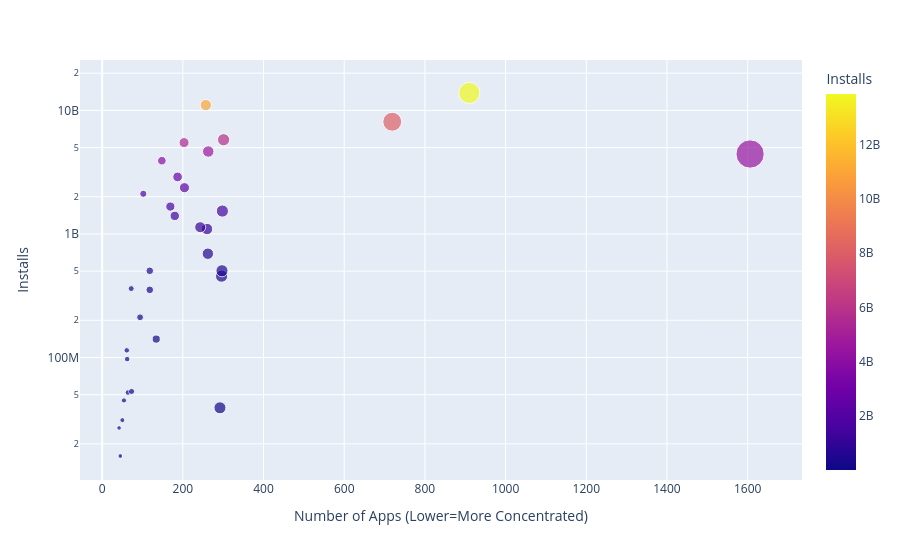

Write notebook code for a chart like this one.
### Markdown cell above
### Category Concentration - Downloads vs. Competition

**Challenge**:

-   First, create a DataFrame that has the number of apps in one column and the number of installs in another:

<img src=https://imgur.com/uQRSlXi.png width="350">

-   Then use the [plotly express examples from the documentation](https://plotly.com/python/line-and-scatter/) alongside the [.scatter() API reference](https://plotly.com/python-api-reference/generated/plotly.express.scatter.html)to create scatter plot that looks like this.

<img src=https://imgur.com/cHsqh6a.png>

_Hint_: Use the size, hover_name and color parameters in .scatter(). To scale the yaxis, call .update_layout() and specify that the yaxis should be on a log-scale like so: yaxis=dict(type='log')

### Code cell
total_installs_with_apps = df_apps_clean.groupby("Category").agg(
    {"App": pd.Series.count, "Installs": pd.Series.sum}
)
total_installs_with_apps.sort_values(["Installs", "App"], ascending=True, inplace=True)
total_installs_with_apps_chart = px.scatter(data_frame=total_installs_with_apps,x="App", y="Installs",color="Installs",size="App",hover_name=total_installs_with_apps.index)
total_installs_with_apps_chart.update_layout(yaxis=dict(type="log"),xaxis_title="Number of Apps (Lower=More Concentrated)",yaxis_title="Installs")

### Figure 1 — Plotly figure (JSON) as saved in the notebook; plotly's stock layout.template omitted (floating-point values rounded to 4 significant figures)
{"data": [{"hovertemplate": "<b>%{hovertext}</b><br><br>App=%{marker.size}<br>Installs=%{marker.color}<extra></extra>", "hovertext": ["EVENTS", "BEAUTY", "PARENTING", "MEDICAL", "COMICS", "LIBRARIES_AND_DEMO", "AUTO_AND_VEHICLES", "HOUSE_AND_HOME", "ART_AND_DESIGN", "DATING", "FOOD_AND_DRINK", "EDUCATION", "WEATHER", "FINANCE", "MAPS_AND_NAVIGATION", "LIFESTYLE", "BUSINESS", "SPORTS", "HEALTH_AND_FITNESS", "SHOPPING", "PERSONALIZATION", "BOOKS_AND_REFERENCE", "ENTERTAINMENT", "NEWS_AND_MAGAZINES", "TRAVEL_AND_LOCAL", "VIDEO_PLAYERS", "FAMILY", "PHOTOGRAPHY", "SOCIAL", "PRODUCTIVITY", "TOOLS", "COMMUNICATION", "GAME"], "legendgroup": "", "marker": {"color": [15949410, 26916200, 31116110, 39162676, 44931100, 52083000, 53129800, 97082000, 114233100, 140912410, 211677750, 352852000, 361096500, 455249400, 503267560, 503611120, 692018120, 1096431465, 1134006220, 1400331540, 1532352930, 1665791655, 2113660000, 2369110650, 2894859300, 3916897200, 4437554490, 4649143130, 5487841475, 5788070180, 8099724500, 11039241530, 13858762717], "coloraxis": "coloraxis", "size": [45, 42, 50, 292, 54, 64, 73, 62, 61, 134, 94, 118, 72, 296, 118, 297, 262, 260, 243, 180, 298, 169, 102, 204, 187, 148, 1606, 263, 203, 301, 719, 257, 910], "sizemode": "area", "sizeref": 4.015, "symbol": "circle"}, "mode": "markers", "name": "", "orientation": "v", "showlegend": false, "type": "scatter", "x": [45, 42, 50, 292, 54, 64, 73, 62, 61, 134, 94, 118, 72, 296, 118, 297, 262, 260, 243, 180, 298, 169, 102, 204, 187, 148, 1606, 263, 203, 301, 719, 257, 910], "xaxis": "x", "y": [15949410, 26916200, 31116110, 39162676, 44931100, 52083000, 53129800, 97082000, 114233100, 140912410, 211677750, 352852000, 361096500, 455249400, 503267560, 503611120, 692018120, 1096431465, 1134006220, 1400331540, 1532352930, 1665791655, 2113660000, 2369110650, 2894859300, 3916897200, 4437554490, 4649143130, 5487841475, 5788070180, 8099724500, 11039241530, 13858762717], "yaxis": "y"}], "layout": {"coloraxis": {"colorbar": {"title": {"text": "Installs"}}, "colorscale": [[0, "#0d0887"], [0.1111, "#46039f"], [0.2222, "#7201a8"], [0.3333, "#9c179e"], [0.4444, "#bd3786"], [0.5556, "#d8576b"], [0.6667, "#ed7953"], [0.7778, "#fb9f3a"], [0.8889, "#fdca26"], [1, "#f0f921"]]}, "legend": {"itemsizing": "constant", "tracegroupgap": 0}, "margin": {"t": 60}, "xaxis": {"anchor": "y", "domain": [0, 1], "title": {"text": "Number of Apps (Lower=More Concentrated)"}}, "yaxis": {"anchor": "x", "domain": [0, 1], "title": {"text": "Installs"}, "type": "log"}}}
